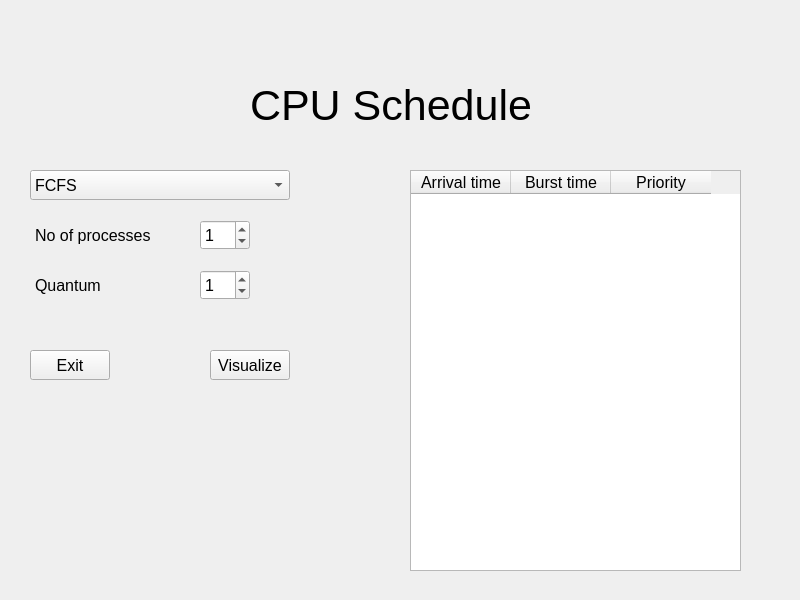
<?xml version="1.0" encoding="UTF-8"?>
<ui version="4.0">
 <class>MainWindow</class>
 <widget class="QMainWindow" name="MainWindow">
  <property name="geometry">
   <rect>
    <x>0</x>
    <y>0</y>
    <width>800</width>
    <height>600</height>
   </rect>
  </property>
  <property name="sizePolicy">
   <sizepolicy hsizetype="Fixed" vsizetype="Fixed">
    <horstretch>0</horstretch>
    <verstretch>0</verstretch>
   </sizepolicy>
  </property>
  <property name="font">
   <font>
    <pointsize>12</pointsize>
   </font>
  </property>
  <property name="windowTitle">
   <string>MainWindow</string>
  </property>
  <widget class="QWidget" name="centralwidget">
   <property name="sizePolicy">
    <sizepolicy hsizetype="Fixed" vsizetype="Fixed">
     <horstretch>0</horstretch>
     <verstretch>0</verstretch>
    </sizepolicy>
   </property>
   <widget class="QStackedWidget" name="stackedWidget">
    <property name="geometry">
     <rect>
      <x>0</x>
      <y>0</y>
      <width>800</width>
      <height>600</height>
     </rect>
    </property>
    <property name="font">
     <font>
      <pointsize>12</pointsize>
     </font>
    </property>
    <property name="currentIndex">
     <number>0</number>
    </property>
    <widget class="QWidget" name="page_3">
     <widget class="QTableWidget" name="tableWidget_2">
      <property name="geometry">
       <rect>
        <x>410</x>
        <y>170</y>
        <width>331</width>
        <height>401</height>
       </rect>
      </property>
      <property name="sizePolicy">
       <sizepolicy hsizetype="Fixed" vsizetype="Fixed">
        <horstretch>0</horstretch>
        <verstretch>0</verstretch>
       </sizepolicy>
      </property>
      <property name="font">
       <font>
        <pointsize>12</pointsize>
       </font>
      </property>
      <property name="columnCount">
       <number>3</number>
      </property>
      <column>
       <property name="text">
        <string>Arrival time</string>
       </property>
      </column>
      <column>
       <property name="text">
        <string>Burst time</string>
       </property>
      </column>
      <column>
       <property name="text">
        <string>Priority</string>
       </property>
      </column>
     </widget>
     <widget class="QComboBox" name="comboBox">
      <property name="geometry">
       <rect>
        <x>30</x>
        <y>170</y>
        <width>260</width>
        <height>30</height>
       </rect>
      </property>
      <property name="sizePolicy">
       <sizepolicy hsizetype="Fixed" vsizetype="Fixed">
        <horstretch>0</horstretch>
        <verstretch>0</verstretch>
       </sizepolicy>
      </property>
      <property name="font">
       <font>
        <pointsize>12</pointsize>
       </font>
      </property>
      <item>
       <property name="text">
        <string>FCFS</string>
       </property>
      </item>
      <item>
       <property name="text">
        <string>Preemptive SJF</string>
       </property>
      </item>
      <item>
       <property name="text">
        <string>Non Preemptive SJF</string>
       </property>
      </item>
      <item>
       <property name="text">
        <string>Preemptive Priority</string>
       </property>
      </item>
      <item>
       <property name="text">
        <string>Non Preemptive Priority</string>
       </property>
      </item>
      <item>
       <property name="text">
        <string>Round Robin</string>
       </property>
      </item>
     </widget>
     <widget class="QLabel" name="label">
      <property name="geometry">
       <rect>
        <x>35</x>
        <y>220</y>
        <width>120</width>
        <height>30</height>
       </rect>
      </property>
      <property name="text">
       <string>No of processes</string>
      </property>
     </widget>
     <widget class="QSpinBox" name="spinBox">
      <property name="geometry">
       <rect>
        <x>200</x>
        <y>220</y>
        <width>50</width>
        <height>30</height>
       </rect>
      </property>
      <property name="value">
       <number>1</number>
      </property>
     </widget>
     <widget class="QPushButton" name="pushButton">
      <property name="geometry">
       <rect>
        <x>210</x>
        <y>350</y>
        <width>80</width>
        <height>30</height>
       </rect>
      </property>
      <property name="text">
       <string>Visualize</string>
      </property>
     </widget>
     <widget class="QLabel" name="label_6">
      <property name="geometry">
       <rect>
        <x>250</x>
        <y>70</y>
        <width>281</width>
        <height>71</height>
       </rect>
      </property>
      <property name="font">
       <font>
        <pointsize>32</pointsize>
       </font>
      </property>
      <property name="text">
       <string>CPU Scheduler</string>
      </property>
     </widget>
     <widget class="QPushButton" name="pushButton_4">
      <property name="geometry">
       <rect>
        <x>30</x>
        <y>350</y>
        <width>80</width>
        <height>30</height>
       </rect>
      </property>
      <property name="text">
       <string>Exit</string>
      </property>
     </widget>
     <widget class="QLabel" name="label_12">
      <property name="geometry">
       <rect>
        <x>35</x>
        <y>270</y>
        <width>120</width>
        <height>30</height>
       </rect>
      </property>
      <property name="text">
       <string>Quantum</string>
      </property>
     </widget>
     <widget class="QSpinBox" name="spinBox_2">
      <property name="geometry">
       <rect>
        <x>200</x>
        <y>270</y>
        <width>50</width>
        <height>30</height>
       </rect>
      </property>
      <property name="value">
       <number>1</number>
      </property>
     </widget>
    </widget>
    <widget class="QWidget" name="page_4">
     <widget class="QLabel" name="label_2">
      <property name="geometry">
       <rect>
        <x>50</x>
        <y>29</y>
        <width>181</width>
        <height>31</height>
       </rect>
      </property>
      <property name="font">
       <font>
        <pointsize>16</pointsize>
        <bold>true</bold>
       </font>
      </property>
      <property name="text">
       <string>Add new process</string>
      </property>
     </widget>
     <widget class="QLabel" name="label_4">
      <property name="geometry">
       <rect>
        <x>50</x>
        <y>80</y>
        <width>101</width>
        <height>20</height>
       </rect>
      </property>
      <property name="text">
       <string>Burst time</string>
      </property>
     </widget>
     <widget class="QLabel" name="label_5">
      <property name="geometry">
       <rect>
        <x>50</x>
        <y>120</y>
        <width>70</width>
        <height>20</height>
       </rect>
      </property>
      <property name="text">
       <string>Priority</string>
      </property>
     </widget>
     <widget class="QPushButton" name="pushButton_2">
      <property name="geometry">
       <rect>
        <x>220</x>
        <y>160</y>
        <width>91</width>
        <height>29</height>
       </rect>
      </property>
      <property name="text">
       <string>ADD</string>
      </property>
     </widget>
     <widget class="QPushButton" name="pushButton_3">
      <property name="geometry">
       <rect>
        <x>50</x>
        <y>160</y>
        <width>83</width>
        <height>29</height>
       </rect>
      </property>
      <property name="text">
       <string>Close</string>
      </property>
     </widget>
     <widget class="QSpinBox" name="spinBox_3">
      <property name="geometry">
       <rect>
        <x>220</x>
        <y>80</y>
        <width>61</width>
        <height>29</height>
       </rect>
      </property>
     </widget>
     <widget class="QSpinBox" name="spinBox_4">
      <property name="geometry">
       <rect>
        <x>220</x>
        <y>120</y>
        <width>61</width>
        <height>29</height>
       </rect>
      </property>
     </widget>
     <widget class="QWidget" name="horizontalLayoutWidget">
      <property name="geometry">
       <rect>
        <x>10</x>
        <y>510</y>
        <width>781</width>
        <height>61</height>
       </rect>
      </property>
      <layout class="QHBoxLayout" name="horizontalLayout"/>
     </widget>
     <widget class="QPushButton" name="pushButton_5">
      <property name="geometry">
       <rect>
        <x>400</x>
        <y>50</y>
        <width>121</width>
        <height>41</height>
       </rect>
      </property>
      <property name="font">
       <font>
        <pointsize>18</pointsize>
       </font>
      </property>
      <property name="text">
       <string>Start</string>
      </property>
     </widget>
     <widget class="QPushButton" name="pushButton_6">
      <property name="geometry">
       <rect>
        <x>400</x>
        <y>120</y>
        <width>121</width>
        <height>41</height>
       </rect>
      </property>
      <property name="font">
       <font>
        <pointsize>18</pointsize>
       </font>
      </property>
      <property name="text">
       <string>Stop</string>
      </property>
     </widget>
     <widget class="QLabel" name="label_3">
      <property name="geometry">
       <rect>
        <x>30</x>
        <y>270</y>
        <width>71</width>
        <height>31</height>
       </rect>
      </property>
      <property name="font">
       <font>
        <pointsize>16</pointsize>
       </font>
      </property>
      <property name="text">
       <string>Time:</string>
      </property>
     </widget>
     <widget class="QLabel" name="label_7">
      <property name="geometry">
       <rect>
        <x>150</x>
        <y>270</y>
        <width>91</width>
        <height>31</height>
       </rect>
      </property>
      <property name="font">
       <font>
        <pointsize>16</pointsize>
       </font>
      </property>
      <property name="text">
       <string>0</string>
      </property>
      <property name="alignment">
       <set>Qt::AlignmentFlag::AlignCenter</set>
      </property>
     </widget>
     <widget class="QLabel" name="label_8">
      <property name="geometry">
       <rect>
        <x>20</x>
        <y>420</y>
        <width>261</width>
        <height>41</height>
       </rect>
      </property>
      <property name="font">
       <font>
        <pointsize>16</pointsize>
       </font>
      </property>
      <property name="text">
       <string>Avg Turnaround time:</string>
      </property>
     </widget>
     <widget class="QLabel" name="label_9">
      <property name="geometry">
       <rect>
        <x>20</x>
        <y>340</y>
        <width>211</width>
        <height>41</height>
       </rect>
      </property>
      <property name="font">
       <font>
        <pointsize>16</pointsize>
       </font>
      </property>
      <property name="text">
       <string>Avg waiting time:</string>
      </property>
     </widget>
     <widget class="QLabel" name="label_10">
      <property name="geometry">
       <rect>
        <x>230</x>
        <y>340</y>
        <width>151</width>
        <height>31</height>
       </rect>
      </property>
      <property name="font">
       <font>
        <pointsize>16</pointsize>
       </font>
      </property>
      <property name="text">
       <string>0</string>
      </property>
      <property name="alignment">
       <set>Qt::AlignmentFlag::AlignCenter</set>
      </property>
     </widget>
     <widget class="QLabel" name="label_11">
      <property name="geometry">
       <rect>
        <x>280</x>
        <y>430</y>
        <width>171</width>
        <height>31</height>
       </rect>
      </property>
      <property name="font">
       <font>
        <pointsize>16</pointsize>
       </font>
      </property>
      <property name="text">
       <string>0</string>
      </property>
      <property name="alignment">
       <set>Qt::AlignmentFlag::AlignCenter</set>
      </property>
     </widget>
     <widget class="QTableWidget" name="tableWidget">
      <property name="geometry">
       <rect>
        <x>640</x>
        <y>40</y>
        <width>131</width>
        <height>441</height>
       </rect>
      </property>
      <column>
       <property name="text">
        <string>Burst time</string>
       </property>
      </column>
     </widget>
    </widget>
   </widget>
  </widget>
 </widget>
 <resources/>
 <connections/>
</ui>
